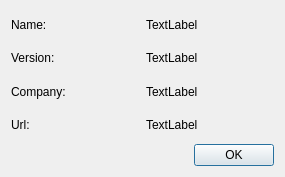
<?xml version="1.0" encoding="UTF-8"?>
<ui version="4.0">
 <class>AboutDialog</class>
 <widget class="QDialog" name="AboutDialog">
  <property name="geometry">
   <rect>
    <x>0</x>
    <y>0</y>
    <width>285</width>
    <height>177</height>
   </rect>
  </property>
  <property name="windowTitle">
   <string>Dialog</string>
  </property>
  <layout class="QVBoxLayout" name="verticalLayout">
   <item>
    <layout class="QGridLayout" name="gridLayout">
     <item row="0" column="0">
      <widget class="QLabel" name="label">
       <property name="text">
        <string>Name: </string>
       </property>
      </widget>
     </item>
     <item row="0" column="1">
      <widget class="QLabel" name="lblName">
       <property name="text">
        <string>TextLabel</string>
       </property>
      </widget>
     </item>
     <item row="1" column="0">
      <widget class="QLabel" name="label_2">
       <property name="text">
        <string>Version: </string>
       </property>
      </widget>
     </item>
     <item row="1" column="1">
      <widget class="QLabel" name="lblVersion">
       <property name="text">
        <string>TextLabel</string>
       </property>
      </widget>
     </item>
     <item row="2" column="0">
      <widget class="QLabel" name="label_3">
       <property name="text">
        <string>Company:</string>
       </property>
      </widget>
     </item>
     <item row="2" column="1">
      <widget class="QLabel" name="lblCompany">
       <property name="text">
        <string>TextLabel</string>
       </property>
      </widget>
     </item>
     <item row="3" column="0">
      <widget class="QLabel" name="label_4">
       <property name="text">
        <string>Url:</string>
       </property>
      </widget>
     </item>
     <item row="3" column="1">
      <widget class="QLabel" name="lblUrl">
       <property name="text">
        <string>TextLabel</string>
       </property>
      </widget>
     </item>
    </layout>
   </item>
   <item>
    <widget class="QDialogButtonBox" name="buttonBox">
     <property name="orientation">
      <enum>Qt::Horizontal</enum>
     </property>
     <property name="standardButtons">
      <set>QDialogButtonBox::Ok</set>
     </property>
    </widget>
   </item>
  </layout>
 </widget>
 <resources/>
 <connections>
  <connection>
   <sender>buttonBox</sender>
   <signal>accepted()</signal>
   <receiver>AboutDialog</receiver>
   <slot>accept()</slot>
   <hints>
    <hint type="sourcelabel">
     <x>248</x>
     <y>254</y>
    </hint>
    <hint type="destinationlabel">
     <x>157</x>
     <y>274</y>
    </hint>
   </hints>
  </connection>
  <connection>
   <sender>buttonBox</sender>
   <signal>rejected()</signal>
   <receiver>AboutDialog</receiver>
   <slot>reject()</slot>
   <hints>
    <hint type="sourcelabel">
     <x>316</x>
     <y>260</y>
    </hint>
    <hint type="destinationlabel">
     <x>286</x>
     <y>274</y>
    </hint>
   </hints>
  </connection>
 </connections>
</ui>
